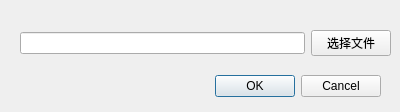
<?xml version="1.0" encoding="UTF-8"?>
<ui version="4.0">
 <class>SelectSaveFile</class>
 <widget class="QDialog" name="SelectSaveFile">
  <property name="geometry">
   <rect>
    <x>0</x>
    <y>0</y>
    <width>400</width>
    <height>112</height>
   </rect>
  </property>
  <property name="windowTitle">
   <string>选择文件</string>
  </property>
  <widget class="QDialogButtonBox" name="buttonBox">
   <property name="geometry">
    <rect>
     <x>40</x>
     <y>70</y>
     <width>341</width>
     <height>32</height>
    </rect>
   </property>
   <property name="orientation">
    <enum>Qt::Horizontal</enum>
   </property>
   <property name="standardButtons">
    <set>QDialogButtonBox::Cancel|QDialogButtonBox::Ok</set>
   </property>
  </widget>
  <widget class="QWidget" name="layoutWidget">
   <property name="geometry">
    <rect>
     <x>20</x>
     <y>30</y>
     <width>371</width>
     <height>26</height>
    </rect>
   </property>
   <layout class="QHBoxLayout" name="horizontalLayout">
    <item>
     <widget class="QLineEdit" name="filename"/>
    </item>
    <item>
     <widget class="QPushButton" name="pushButton">
      <property name="text">
       <string>选择文件</string>
      </property>
     </widget>
    </item>
   </layout>
  </widget>
 </widget>
 <resources/>
 <connections>
  <connection>
   <sender>buttonBox</sender>
   <signal>accepted()</signal>
   <receiver>SelectSaveFile</receiver>
   <slot>accept()</slot>
   <hints>
    <hint type="sourcelabel">
     <x>248</x>
     <y>254</y>
    </hint>
    <hint type="destinationlabel">
     <x>157</x>
     <y>274</y>
    </hint>
   </hints>
  </connection>
  <connection>
   <sender>buttonBox</sender>
   <signal>rejected()</signal>
   <receiver>SelectSaveFile</receiver>
   <slot>reject()</slot>
   <hints>
    <hint type="sourcelabel">
     <x>316</x>
     <y>260</y>
    </hint>
    <hint type="destinationlabel">
     <x>286</x>
     <y>274</y>
    </hint>
   </hints>
  </connection>
 </connections>
</ui>
